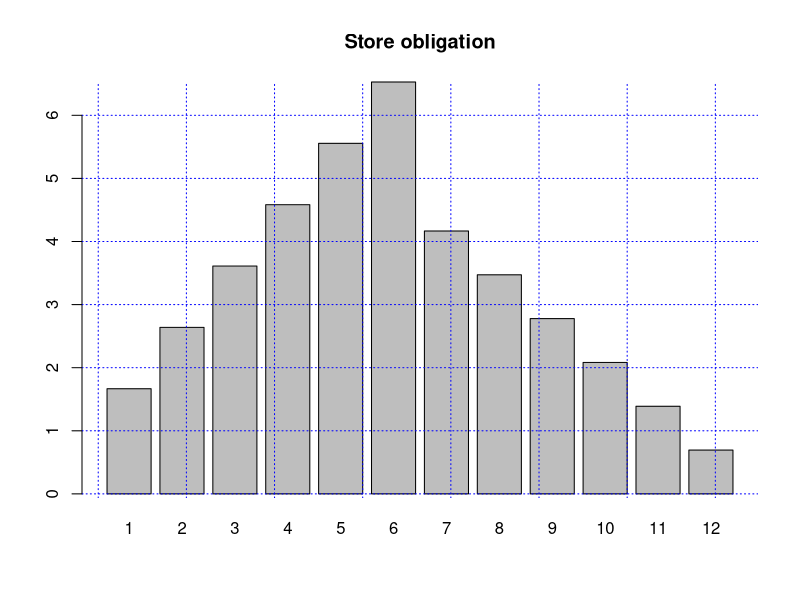
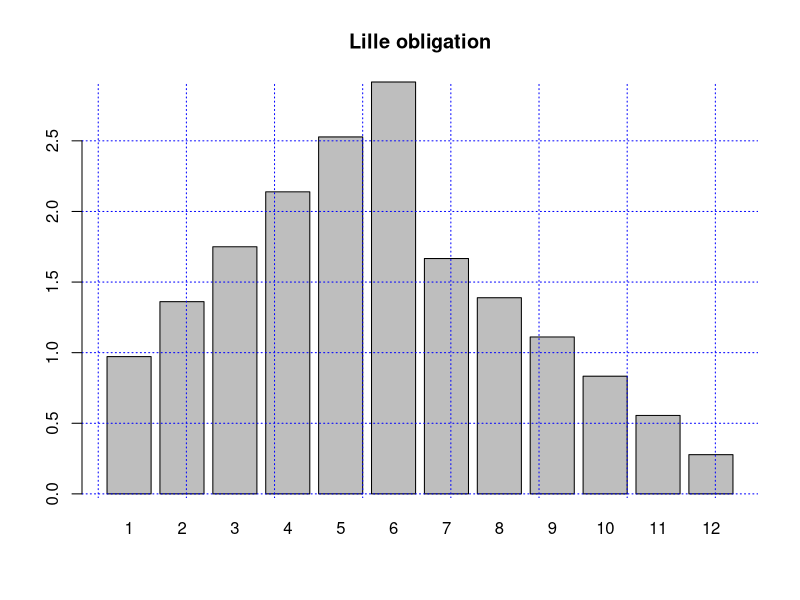

Here is the R script that generated these plots, in order:
# Create matrix
win <- c(25, 10, 5)
e_dies <- numeric(12)
p <- 1/36
for (die_1 in 1:6){
  for (die_2 in 1:6){
    max_dice <- max(die_1, die_2)
    min_dice <- min(die_1, die_2)
    sum_dice <- die_1 + die_2
    e_dies[sum_dice] <- (e_dies[sum_dice] + win[1])
    if (die_1 == die_2){
      e_dies[die_1] = (e_dies[die_1] + win[2]) # Only get paid for second, not minimum
    }
    else{
      e_dies[min_dice] <- (e_dies[min_dice] + win[3])
      e_dies[max_dice] <- (e_dies[max_dice] + win[2])
    }
  }
}
e_dies <- e_dies*p
barplot(e_dies, names.arg = seq_along(e_dies), main="Store obligation")
grid(lwd=1, col="blue")

# Small win
win_small <- c(10, 5, 3)
e_dies <- numeric(12)
p <- 1/36
for (die_1 in 1:6){
  for (die_2 in 1:6){
    max_dice <- max(die_1, die_2)
    min_dice <- min(die_1, die_2)
    sum_dice <- die_1 + die_2
    e_dies[sum_dice] <- (e_dies[sum_dice] + win_small[1])
    if (die_1 == die_2){
      e_dies[die_1] = (e_dies[die_1] + win_small[2]) # Only get paid for second, not minimum
    }
    else{
      e_dies[min_dice] <- (e_dies[min_dice] + win_small[3])
      e_dies[max_dice] <- (e_dies[max_dice] + win_small[2])
    }
  }
}
e_dies <- e_dies*p
barplot(e_dies, names.arg = seq_along(e_dies), main="Lille obligation")
grid(lwd=1, col="blue")
